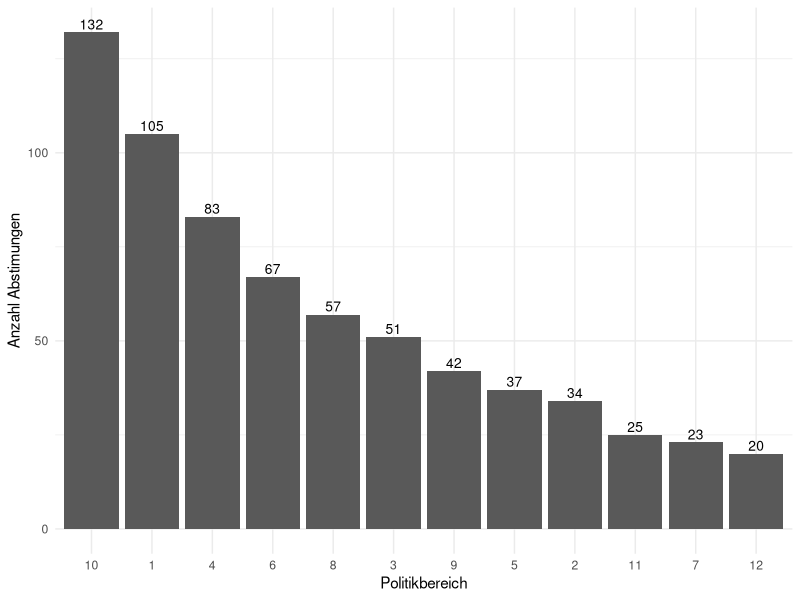
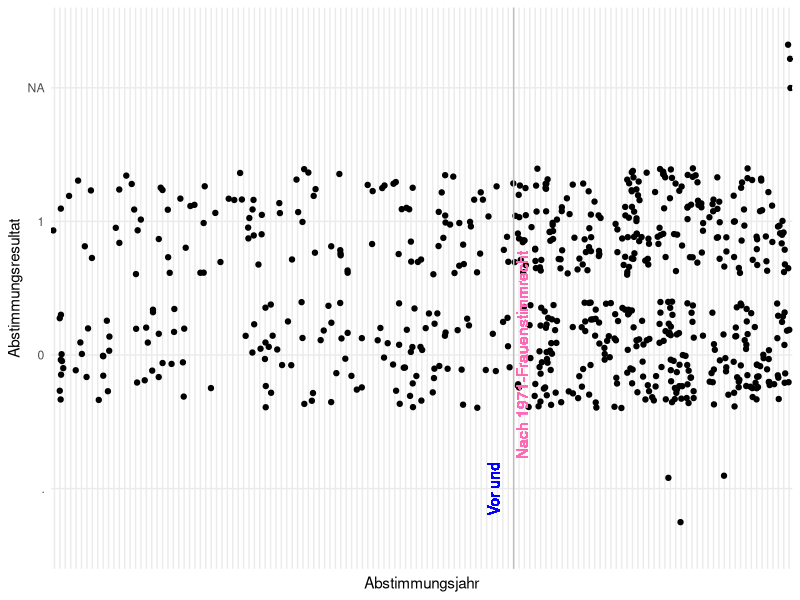
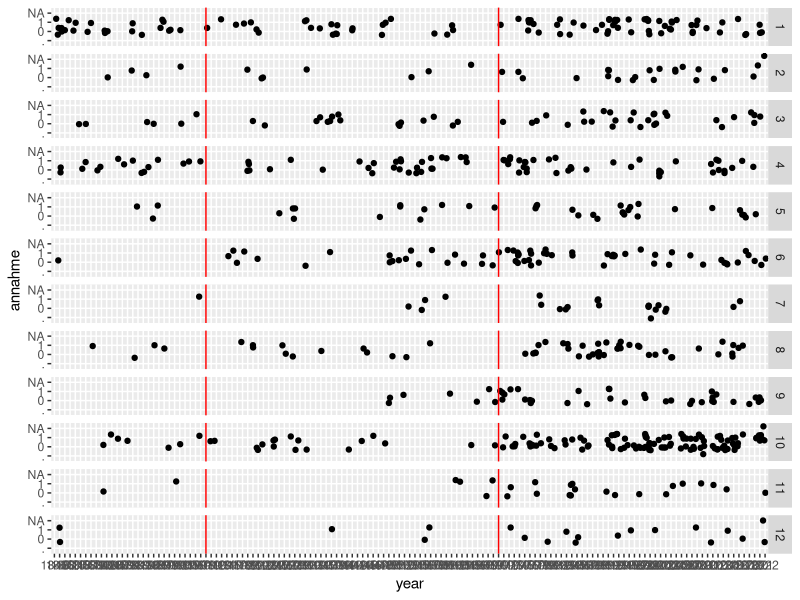
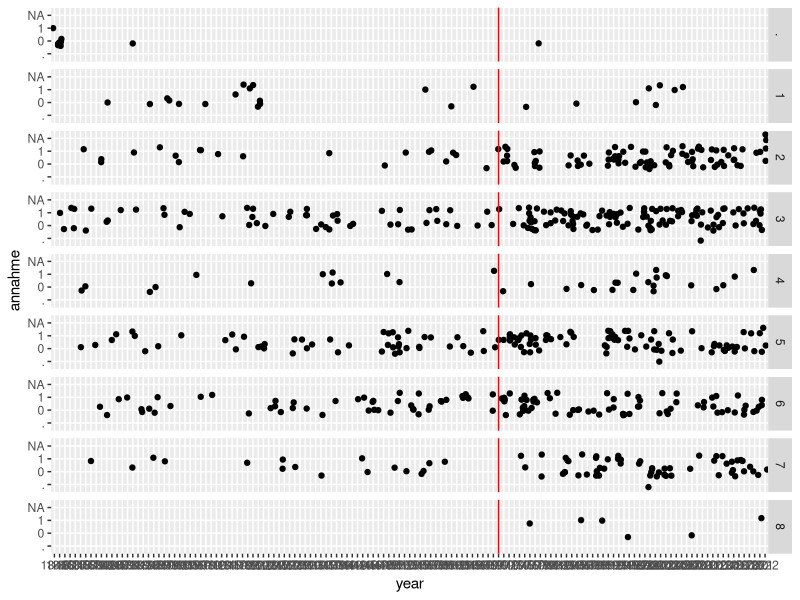

These figures' R source, in order:
## ---- chunk 1
library(tidyverse)
library(dplyr)
library(tidyr)

svd <- read_csv2("swissvotes_dataset.csv")
## ---- chunk 2
pol_ber <- svd %>% count(d1e1, sort = TRUE)
pol_ber

ggplot(pol_ber, aes(reorder(d1e1, desc(n)), n)) +
  geom_bar(stat="identity") + 
  theme_minimal() +
  labs(x="Politikbereich", y="Anzahl Abstimungen")+
  geom_text(aes(label=n), vjust=-0.3, size=3.5)

## ---- chunk 3
#erstellen einer Spalte nur mit dem Datum als Jahr
year <- format(as.POSIXct(svd$datum, format='%d.%m.%Y'), format="%Y")
mutate(svd, jahr=year)

## ---- chunk 4
ggplot(svd, aes(year, annahme)) + 
  geom_jitter() + 
  theme_minimal()+
  theme(axis.ticks.x = element_blank(), 
        axis.text.x = element_blank()) +
  labs(x="Abstimmungsjahr", y="Abstimmungsresultat")+
  geom_vline(xintercept = "1971", colour = 'grey') +
  geom_text(aes(x='1971', label='Vor und', y="."), colour = 'blue', angle=90, vjust=-1.2, text=element_text(size = 3)) +
  geom_text(aes(x='1971', label='Nach 1971-Frauenstimmrecht', y="0"), colour = 'hotpink', angle=90, vjust=1.2, text=element_text(size = 3))

ggplot(svd, aes(year, annahme)) + 
  geom_jitter() + 
  facet_grid(rows = vars(d1e1)) + 
  geom_vline(xintercept = c("1971","1910"), colour = 'red')

ggplot(svd, aes(year, annahme)) + 
  geom_jitter() + 
  facet_grid(rows = vars(dep)) + 
  geom_vline(xintercept = "1971", colour = 'red')
## ---- chunk 5

ber1_w <- svd %>% count(d1e1, year="1971")
ber1_w
## ---- chunk 6
svd_r <- svd %>% select(c(datum, anzahl, rechtsform, d1e1, d1e2, d1e3, dep, "br-pos", legislatur, "bv-pos", "nr-pos", nrja, nrnein, "sr-pos", srja, srnein, "dat-force", dauer_bv, sammelfrist, unter_g, "p-fdp":"p-bpuk", "w-fdp":"w-ubrige", "ja-lager", "nein-lager", "keinepar-summe", "leer-summe", "freigabe-summe", "neutral-summe", "unbekannt-summe", "inserate-ja", "inserate-nein", "inserate-jaanteil", "mediares-tot", "mediares-d", "mediares-f", "mediaton-tot", "mediaton-d", "mediaton-f", volk, stand, annahme, bet, ungultig, gultig, "volkja-proz", "kt-ja", "kt-nein", ktjaproz, matches("..-bet"), matches("..-japroz"), matches("..-annahme")))

